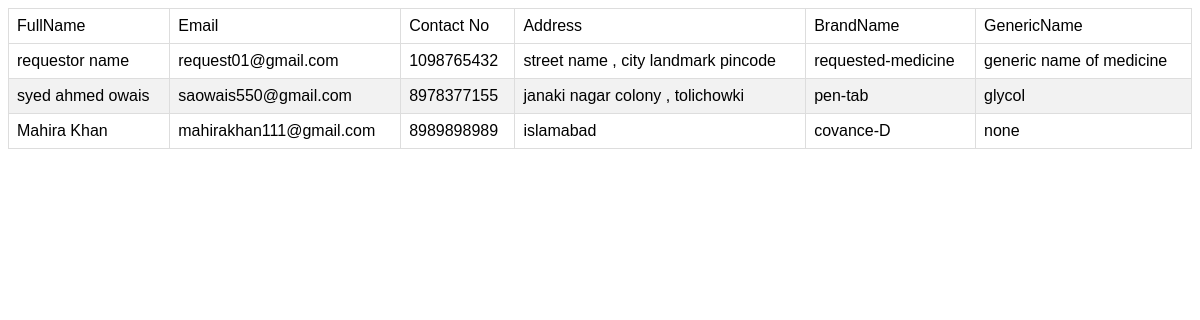
Page /admin-donlist on the committed database.
### tables this page shows
CREATE TABLE "req" (
	"name"	TEXT NOT NULL,
	"email"	TEXT NOT NULL,
	"num"	NUMERIC NOT NULL,
	"addr"	TEXT NOT NULL,
	"med"	TEXT NOT NULL,
	"gen"	TEXT NOT NULL,
	"quantity"	TEXT NOT NULL
);

### app.py (the view)
@app.route('/admin-donlist')
def admindon_list():
   conn = sqlite3.connect("newdb.db")
   conn.row_factory = sqlite3.Row
   cur = conn.cursor()
   cur.execute("select * FROM req")
   rows = cur.fetchall()
   conn.close()
   return render_template("admin_donlist.html",rows = rows)

### templates/admin_donlist.html (shortened to what this page needs)
<!DOCTYPE html>
<html>
   <head>
   </head>
   <body>
      <table id="customers">
         <thead>
            <td>FullName</td>
            <td>Email</td>
            <td>Contact No</td>
            <td>Address</td>
            <td>BrandName</td>
            <td>GenericName</td>
         </thead>
         {% for row in rows %}
            <tr>
               <td> {{ row["name"]}}</td>
               <td> {{ row["email"]}}</td>
               <td> {{ row["num"]}}</td>
               <td> {{ row["addr"]}}</td>
               <td> {{ row["med"]}}</td>
               <td> {{ row["gen"]}}</td>
            </tr>
         {% endfor %}
      </table>
   </body>
</html>

### templates/admin_donlist.html (style rules this page uses)
body { background-image:url(../static/img/med20.jpg); background-attachment: fixed; background-repeat: no-repeat; background-size: cover; }
#customers { font-family: "Trebuchet MS", Arial, Helvetica, sans-serif; border-collapse: collapse; width: 100%; }
#customers td, #customers th { border: 1px solid #ddd; padding: 8px; }
#customers tr:nth-child(even) { background-color: #f2f2f2; }

### rows in the picture
req: name "requestor name", email "request01@gmail.com", num "1098765432", addr "street name , city landmark pincode", med "requested-medicine", gen "generic name of medicine"
req: name "syed ahmed owais", email "saowais550@gmail.com", num "8978377155", addr "janaki nagar colony , tolichowki", med "pen-tab", gen "glycol"
req: name "Mahira Khan", email "mahirakhan111@gmail.com", num "8989898989", addr "islamabad", med "covance-D", gen "none"
